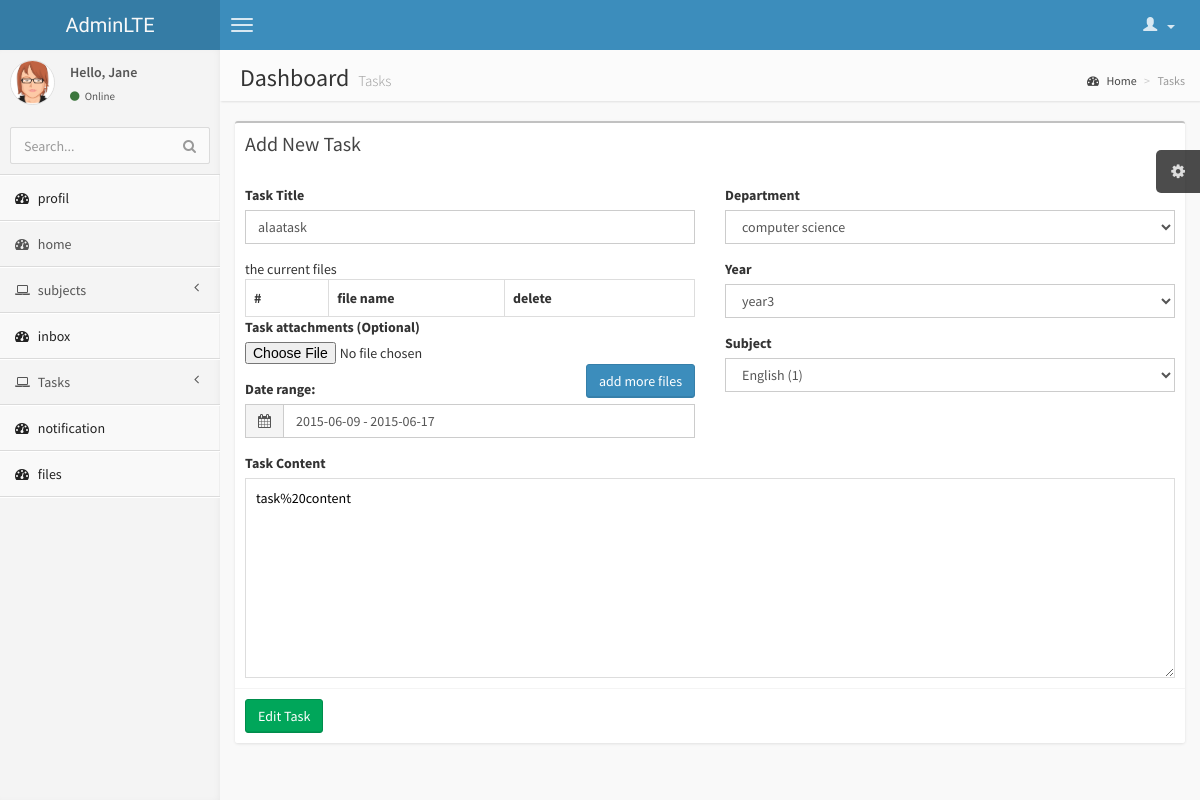
/doctor/edit_task.php?task_id=5 (signed in), run on the app's committed database.
### tables this page shows
CREATE TABLE IF NOT EXISTS `tasks` (
  `id` int(11) NOT NULL AUTO_INCREMENT,
  `task_title` varchar(500) NOT NULL,
  `task_content` text NOT NULL,
  `ex_date` date NOT NULL,
  `subject_id` int(11) NOT NULL,
  `made_by` int(11) NOT NULL,
  `department_id` int(11) NOT NULL,
  `term` int(11) NOT NULL,
  `file_exist` tinyint(4) NOT NULL,
  `created_at` date NOT NULL,
  `year` int(11) NOT NULL,
  PRIMARY KEY (`id`)
);

### doctor/edit_task.php (the view, shortened to what this page needs)
<?php session_start();
$task_id = filter_input(INPUT_GET, 'task_id' , FILTER_SANITIZE_NUMBER_INT);
require 'header.php';
?>
<aside class="right-side">
    <section class="content-header">
        <h1>
            Dashboard
            <small>Tasks</small>
        </h1>
        <ol class="breadcrumb">
            <li><a href="#"><i class="fa fa-dashboard"></i> Home</a></li>
            <li class="active">Tasks</li>
        </ol>
    </section>
    <section class="content">
        <div class="row">
            <div class="col-md-12">
            <div class="box">
                <div class="box-header">
                    <h3 class="box-title">Add New Task</h3>
                </div>
                <?php
                $select = $conn->prepare("SELECT * FROM tasks WHERE id = ?");
                $select->bindValue(1,$task_id , PDO::PARAM_INT);
                $select->execute();
                $task = $select->fetch(PDO::FETCH_OBJ);
                ?>
                <form role="form" action="update_task.php?id=<?php echo $task_id;?>" method="POST" enctype="multipart/form-data" >
                    <div class="box-body">
                        <div class="row">
                            <div class="col-md-6"> <div class="form-group">
                                <label for="exampleInputEmail1">Task Title</label>
                                <input type="text" name='title' value='<?php echo $task->task_title; ?>' class="form-control" id="exampleInputEmail1" placeholder="Enter Task Title">
                            </div>
                            <div class="form-group files">
                                <table class="table table-bordered">
                                    <tbody>
                                        <tr>
                                            <th style="width: 10px">#</th>
                                            <th style="width: 40px">file name</th>
                                            <th style="width: 40px">delete</th>
                                        </tr>
                                   </tbody></table>
                                   <label for="exampleInputFile">Task attachments (Optional)</label>
                                   <input type="file"  name="task_files[]" >
                                   <a class="btn btn-primary pull-right add_more_files" href="">add more files</a>
                               </div>
                               <div class="form-group">
                                <label>Date range:</label>
                                <div class="input-group">
                                    <div class="input-group-addon">
                                        <i class="fa fa-calendar"></i>
                                    </div>
                                    <input type="text" name='task_date' value='<?php echo "$task->created_at - $task->ex_date"; ?>' class="form-control pull-right" id="reservation"/>
                                </div>
                            </div>
                        </div>
                        <div class="col-md-6">
                         <div class="form-group">
                            <label>Department</label>
                            <select class='form-control' name='department'>
                                <?php
                                $sql="SELECT * FROM departments";
                                $query=$conn->query($sql);
                                while ($result=$query->fetch(PDO::FETCH_ASSOC)) {
                                 extract($result);
                                 if($task->department_id == $id) {
                                     echo "<option value='".$id."'  SELECTED >$name</option>";
                                 }
                                 else  {
                                    echo "<option value='".$id."'>$name</option>";
                                }
                            }
                            ?>
                        </select>
                    </div>
                    <div class="form-group">
                        <label>Year </label>
                        <select class="form-control" name='year'>
                            <option <?php if($task->year == '3') echo"selected"; ?> value='3'>year3</option>
                        </select>
                    </div>
                    <div class="form-group">
                        <label>Subject</label>
                        <select class="form-control" name='subject'>
                            <?php
                            $subjects=$conn->query("SELECT * FROM subjects");
                            while ($subject=$subjects->fetch(PDO::FETCH_ASSOC)) {
                                if ($subject['id'] == $task->subject_id) {
                                    echo "<option value='".$subject['id']."' selected>".$subject['name']."</option>";
                                }
                                else  {
                                    echo "<option value='".$subject['id']."' >".$subject['name']."</option>";
                                }
                            }
                            ?>
                        </select>
                    </div>
                </div>
            </div>
            <div class="row">
                <div class="col-md-12">
                 <label>Task Content</label>
                 <textarea class="textarea"  name='content' placeholder="Place some text here" style="width: 100%; height: 200px; font-size: 14px; line-height: 18px; border: 1px solid #dddddd; padding: 10px;"><?php echo html_entity_decode($task->task_content); ?></textarea>
             </div>
         </div>
     </div>
     <div class="box-footer">
        <input type="submit"  name="task_btn" class="btn btn-success" value="Edit Task">
    </div>
</form>
</div>
</div>
</div>
</section>
</aside>
</div>
</body>
</html>

### data on the page
tasks: title "alaatask", task_date "2015-06-09 - 2015-06-17", year "year3", content "task%20content"

### other printed values
form field department "computer science"
form field subject "English (1)"
